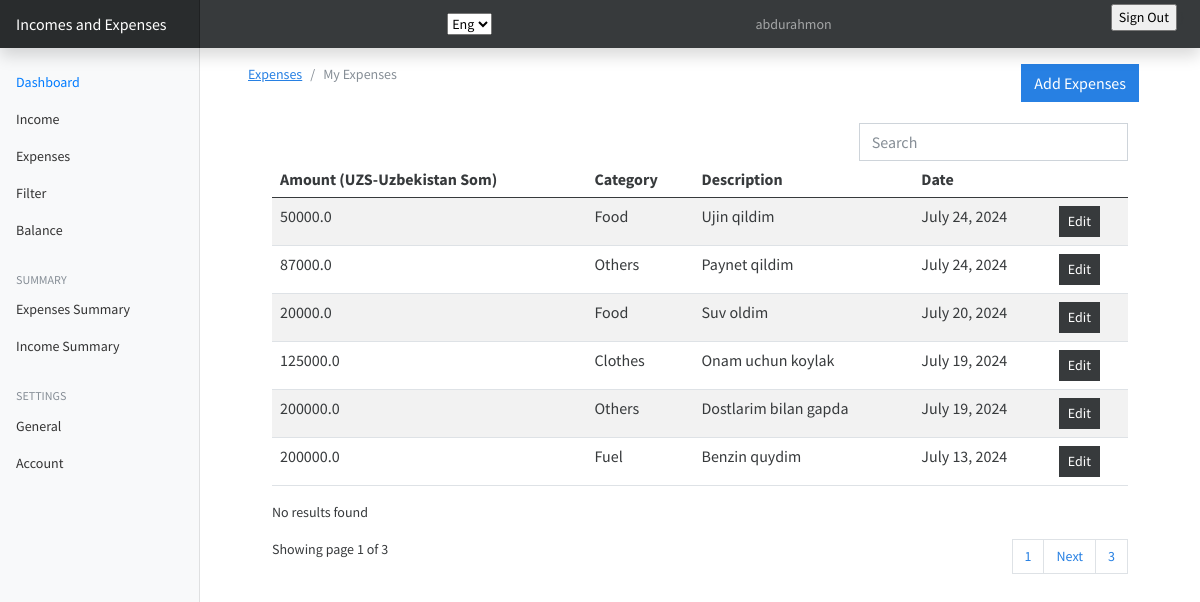
Screenshot of / (signed in) with the database file from the repository.
### userpreferences/models.py (models this page shows, shortened)
class UserPreference(models.Model):
    user = models.OneToOneField(to=User, on_delete=models.CASCADE)
    currency = models.CharField(max_length=255, blank=True, null=True)

### expenses/models.py (models this page shows, shortened)
class Expense(models.Model):
    amount = models.FloatField()
    date = models.DateField(default=timezone.now)
    description = models.TextField()
    owner = models.ForeignKey(to=User, on_delete=models.CASCADE)
    category = models.CharField(max_length=256)
    class Meta:
        ordering: ['-date']

### expenses/views.py (the view)
# urls.py: path('', views.index, name='expenses'),
@login_required(login_url='/authentication/login')
def index(request):
    categories = Category.objects.all()
    expenses = Expense.objects.filter(owner=request.user).order_by('-date')
    exists = UserPreference.objects.filter(user=request.user).exists()
    preferences = {}
    if exists:
        preferences = UserPreference.objects.get(user=request.user)
    else:
        preferences = {'currency': 'None'}
    paginator = Paginator(expenses, 6)
    page_number = request.GET.get('page')
    page_obj = Paginator.get_page(paginator, page_number)
    context = {
        'expenses': expenses,
        'preferences': preferences,
        'page_obj': page_obj,
    }
    return render(request, 'expenses/index.html', context)

### templates/expenses/index.html (shortened to what this page needs)
{% extends 'base.html' %}
{% load static %}
{% block content %}
<div class="container mt-3">
    <div class="row">
        <div class="col-md-10">
            <nav aria-label="breadcrumb">
                <ol class="breadcrumb">
                    <li class="breadcrumb-item"><a href="#" data-translate="Expenses">Expenses</a></li>
                    <li class="breadcrumb-item active" aria-current="page" data-translate="My_Expenses">My Expenses</li>
                </ol>
            </nav>
        </div>
        <div class="col-md-2">
            <a href="{% url 'add-expenses' %}" class="btn btn-primary" data-translate="Add_expense">Add Expenses</a>
        </div>
    </div>
    <br>
    <div class="container">
        {% if expenses %}
        <div class="row">
            <div class="col-md-8">
            </div>
            <div class="col-md-4">
                <div class="form-group">
                    <input type="text" class="form-control" id="searchField" placeholder="Search">
                </div>
            </div>
        </div>
        <div class="app-table">
            <table class="table table-striped table-hover">
                <thead>
                    <tr>
                        <th data-translate="Amount">Amount ({{ preferences.currency }})</th>
                        <th data-translate="Category">Category</th>
                        <th data-translate="Description">Description</th>
                        <th data-translate="Date">Date</th>
                        <th></th>
                    </tr>
                </thead>
                <tbody>
                    {% for expense in page_obj %}
                    <tr>
                        <td>{{ expense.amount }}</td>
                        <td>{{ expense.category }}</td>
                        <td>{{ expense.description }}</td>
                        <td>{{ expense.date }}</td>
                        <td><a href="{% url 'edit-expenses' expense.id %}" class="btn btn-secondary btn-sm" data-translate="Edit">Edit</a></td>
                    </tr>
                    {% endfor %}
                </tbody>
            </table>
        </div>
        <div class="no-search-result">
            <p data-translate="No_results_found">No results found</p>
        </div>
        <div class="pagination-container">
            <div class="row">
                <div class="col-md-3">
                    <div>
                        Showing page {{ page_obj.number }} of {{ page_obj.paginator.num_pages }}
                    </div>
                </div>
                <div class="col-md-9">
                    <ul class="pagination justify-content-end">
                        <li class="page-item"><a class="page-link" href="#">{{ page_obj.number }}</a></li>
                        {% if page_obj.has_next %}
                        <li class="page-item">
                            <a class="page-link" href="?page={{ page_obj.next_page_number }}">Next</a>
                        </li>
                        <li class="page-item">
                            <a class="page-link" href="?page={{ page_obj.paginator.num_pages }}">{{ page_obj.paginator.num_pages }}</a>
                        </li>
                        {% endif %}
                    </ul>
                </div>
            </div>
        </div>
        {% else %}
        <p data-translate="No_expenses_found">No expenses found. Start by <a href="{% url 'add-expenses' %}">adding some expenses</a>.</p>
        {% endif %}
    </div>
</div>
{% endblock %}

### templates/base.html (shortened to what this page needs)
{%load static%}
<html lang="en">
<head>
  <link href="{% static '/css/bootstrap.min.css'%}" rel="stylesheet">
  <link href="{% static '/css/main.css'%}" rel="stylesheet">
  <link href="{% static 'css/dashboard.css'%}" rel="stylesheet">
</head>
<body>
  <header class="navbar navbar-dark sticky-top bg-dark flex-md-nowrap p-0 shadow">
    <a class="navbar-brand col-md-3 col-lg-2 me-0 px-3" href="#" data-translate="">Incomes and Expenses </a>
    <select class="selecttt" name="" id="language-select">
      <option value="eng">Eng</option>
    </select>
    <span class="navbar-nav px-3">
        <a class="nav-link">{{request.user.username}}</a>
    </span>
    <ul class="navbar-nav px-3">
      <li class="nav-item text-nowrap">
        <form action="{% url 'logout'%}" method="post">
          <input class="text" type="submit" value="Sign Out">
        </form>
      </li>
    </ul>
  </header>
  <div class="container-fluid">
    <div class="row">
      {% include 'partials/_sidebar.html' %}
      <main class="col-md-9 ms-sm-auto col-lg-10 px-md-4">
        {%block content%}
        {%endblock%}
      </main>
    </div>
  </div>
</body>
</html>

### templates/partials/_sidebar.html (shortened to what this page needs)
{%load static%}
<nav id="sidebarMenu" class="col-md-3 col-lg-2 d-md-block bg-light sidebar collapse">
    <div class="position-sticky pt-3">
        <ul class="nav flex-column">
            <li class="nav-item">
                <a class="nav-link active" aria-current="page" href="#" data-translate="Dashboard">
                    Dashboard
                </a>
            </li>
            <li class="nav-item">
                <a class="nav-link" href="{%url 'incomes'%}" data-translate="Income">
                    Income
                </a>
            </li>
            <li class="nav-item">
                <a class="nav-link" href="{%url 'expenses'%}" data-translate="Expenses">
                    Expenses
                </a>
            </li>
            <li class="nav-item">
                <a class="nav-link" href="{%url 'filter_expenses'%}" data-translate="Filter">
                    Filter
                </a>
            </li>
            <li class="nav-item">
                <a class="nav-link" href="{%url 'balance'%}" data-translate="Balance">
                    Balance
                </a>
            </li>
        </ul>
        <h6 class="sidebar-heading d-flex justify-content-between align-items-center px-3 mt-4 mb-1 text-muted">
            <span>Summary</span>
        </h6>
        <ul class="nav flex-column mb-2">
            <li class="nav-item">
                <a class="nav-link" href="{%url 'expense-summary'%}" data-translate="Expenses_Summary">
                    Expenses Summary
                </a>
            </li>
            <li class="nav-item">
                <a class="nav-link" href="{%url 'income-summary'%}" data-translate="Income_Summary">
                    Income Summary
                </a>
            </li>
        </ul>
        <h6 class="sidebar-heading d-flex justify-content-between align-items-center px-3 mt-4 mb-1 text-muted">
            <span data-translate="Settings">Settings</span>
        </h6>
        <ul class="nav flex-column mb-2">
            <li class="nav-item">
                <a class="nav-link" href="{%url 'preferences'%}" data-translate="General">
                    General
                </a>
            </li>
            <li class="nav-item">
                <a class="nav-link" href="{% url 'account' %}" data-translate="Account">
                    Account
                </a>
            </li>
        </ul>
    </div>
</nav>

### PROJECT/static/css/dashboard.css (style rules this page uses)
body { font-size: .875rem; }
.sidebar { position: fixed; top: 0; bottom: 0; left: 0; z-index: 100; padding: 48px 0 0; box-shadow: inset -1px 0 0 rgba(0, 0, 0, .1); }
.sidebar .nav-link { font-weight: 500; color: #333; }
.sidebar .nav-link.active { color: #007bff; }
.sidebar-heading { font-size: .75rem; text-transform: uppercase; }
.navbar-brand { padding-top: .75rem; padding-bottom: .75rem; font-size: 1rem; background-color: rgba(0, 0, 0, .25); box-shadow: inset -1px 0 0 rgba(0, 0, 0, .25); }

### rows the page displays
UserPreference: currency "UZS-Uzbekistan Som"
Expense: amount "50000.0", category "Food", description "Ujin qildim", date "July 24, 2024"
Expense: amount "87000.0", category "Others", description "Paynet qildim", date "July 24, 2024"
Expense: amount "20000.0", category "Food", description "Suv oldim", date "July 20, 2024"
Expense: amount "125000.0", category "Clothes", description "Onam uchun koylak", date "July 19, 2024"
Expense: amount "200000.0", category "Others", description "Dostlarim bilan gapda", date "July 19, 2024"
Expense: amount "200000.0", category "Fuel", description "Benzin quydim", date "July 13, 2024"

### other values shown
{{ request.user.username }} "abdurahmon"
{{ page_obj.number }} "1"
{{ page_obj.paginator.num_pages }} "3"
